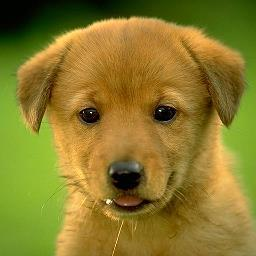
#> input picture Machine Learning/OpenAIAPI/image.jpg, 256 x 256 px, given in place of cctv_image.jpg, which was not available
$ jupyter execute 1__Procesamiento_con_OpenCV.ipynb   (text cells are left out)
#> lines starting #> are read from the running program, lines starting #| are printed output that depends on the picture; after the words box and inside, x2 and y2 are one past the last pixel; in counts of white or black regions, pixels touching at a corner belong together; pictures that were not available may be replaced by others from this repository, and a replacement may not be noted
[cell 1]
#!pip install opencv-python matplotlib

[cell 2]
import cv2
import matplotlib.pyplot as plt

[cell 3]
image_path = "./data/cctv_image.jpg"
image = cv2.imread(image_path)
#> image is the input picture: shape (256, 256, 3); mean B, G, R 42.4, 122.4, 137.1

[cell 4]
# Verificar si la imagen se cargó correctamente
if image is None:
    print("Error: No se pudo cargar la imagen. Verifica la ruta.")
else:
    # Convertir la imagen de BGR (formato OpenCV) a RGB (formato matplotlib)
    image_rgb = cv2.cvtColor(image, cv2.COLOR_BGR2RGB)

    # Mostrar la imagen usando matplotlib
    plt.figure(figsize=(8, 6))
    plt.imshow(image_rgb)
    plt.title("Imagen Capturada por CCTV")
    plt.axis("off")
    plt.show()

[cell 5]
# Abrir la cámara web
cap = cv2.VideoCapture(0)

if not cap.isOpened():
    print("Error: No se pudo abrir la cámara.")
else:
    while True:
        # Capturar frame por frame
        ret, frame = cap.read()
        if not ret:
            print("Error: No se pudo leer el frame.")
            break

        # Mostrar el frame en una ventana llamada 'Frame de CCTV'
        cv2.imshow("Frame de CCTV", frame)

        # Esperar 1 ms para detectar si se ha presionado la tecla 'q' para salir
        if cv2.waitKey(1) & 0xFF == ord('q'):
#> (key q is pressed here)
            break

    # Liberar el objeto de captura y cerrar todas las ventanas
    cap.release()
    cv2.destroyAllWindows()

[cell 6]
# Path video
path_video = "./data/store-aisle-detection.mp4"

# Cargar video
cap = cv2.VideoCapture(path_video)

if not cap.isOpened():
    print("Error: No se pudo abrir la cámara.")
else:
    while True:
        # Capturar frame por frame
        ret, frame = cap.read()
        if not ret:
            print("Error: No se pudo leer el frame.")
            break

        # Mostrar el frame en una ventana llamada 'Frame de CCTV'
        cv2.imshow("Frame de CCTV", frame)

        # Esperar 1 ms para detectar si se ha presionado la tecla 'q' para salir
        if cv2.waitKey(1) & 0xFF == ord('q'):
#> (key q is pressed here)
            break

    # Liberar el objeto de captura y cerrar todas las ventanas
    cap.release()
    cv2.destroyAllWindows()

[cell 7]
# Cargar la imagen de CCTV
image_path = "./data/cctv_image.jpg"
image = cv2.imread(image_path)
if image is None:
    print("Error: No se pudo cargar la imagen.")
    exit()

# Ajuste de brillo y contraste: new_image = image * alpha + beta
alpha = 1.2  # Factor de contraste (mayor a 1 aumenta contraste)
beta = 30    # Valor de brillo (positivo aumenta el brillo)
adjusted = cv2.convertScaleAbs(image, alpha=alpha, beta=beta)
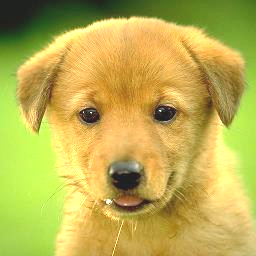
#> adjusted: shape (256, 256, 3); mean B, G, R 80.9, 176.5, 189.6

[cell 8]
# Convertir la imagen de BGR (formato OpenCV) a RGB (formato matplotlib)
adjusted = cv2.cvtColor(adjusted, cv2.COLOR_BGR2RGB)

# Mostrar la imagen usando matplotlib
plt.figure(figsize=(8, 6))
plt.imshow(adjusted)
plt.title("Imagen Capturada por CCTV con ajuste de brillo y contraste")
plt.axis("off")
plt.show()

[cell 9]
# Guardar imagen para comparar
output_file = "./data/cctv_image_con_correcciones.jpg"
cv2.imwrite(output_file, adjusted)
#> Out = True

[cell 10]
import numpy as np

[cell 11]
# Convertir la imagen ajustada a espacio HSV para modificar la saturación
hsv = cv2.cvtColor(adjusted, cv2.COLOR_BGR2HSV)
#> hsv: shape (256, 256, 3); mean H, S, V 92.2, 151.9, 201.7

[cell 12]
h, s, v = cv2.split(hsv)
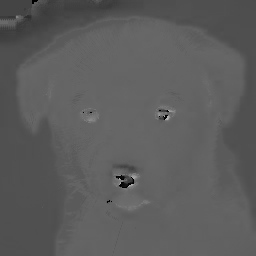
#> h: shape (256, 256); min 0, max 177, mean 92.2
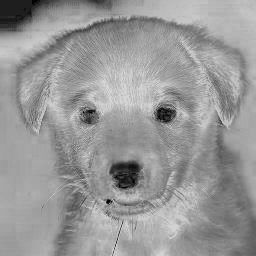
#> s: shape (256, 256); min 0, max 218, mean 151.9
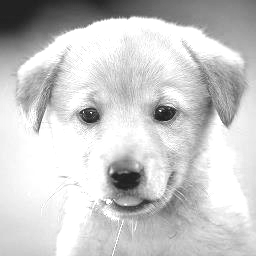
#> v: shape (256, 256); min 30, max 255, mean 201.7

# Aumentar la saturación
saturacion = 5

s = cv2.multiply(s, saturacion)
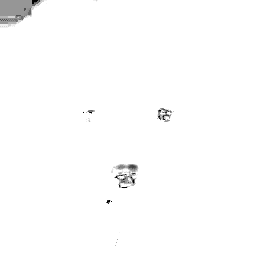
#> s: shape (256, 256); min 0, max 255, mean 252.9
s = np.clip(s, 0, 255).astype(np.uint8)
hsv_adjusted = cv2.merge([h, s, v])
#> hsv_adjusted: shape (256, 256, 3); mean H, S, V 92.2, 252.9, 201.7
color_corrected = cv2.cvtColor(hsv_adjusted, cv2.COLOR_HSV2BGR)
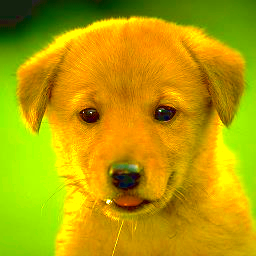
#> color_corrected: shape (256, 256, 3); mean R, G, B 182.5, 159.9, 0.5

[cell 13]
# Mostrar la imagen usando matplotlib
plt.figure(figsize=(8, 6))
plt.imshow(color_corrected)
plt.title("Imagen Capturada por CCTV con ajuste de saturación")
plt.axis("off")
plt.show()

[cell 14]
# Convertir la imagen de BGR (formato OpenCV) a RGB (formato matplotlib)
color_corrected = cv2.cvtColor(color_corrected, cv2.COLOR_BGR2RGB)

# Guardar imagen para comparar
output_file = "./data/cctv_image_con_ajuste_saturacion.jpg"
cv2.imwrite(output_file, color_corrected)
#> Out = True

[cell 15]
# Hacer una copia de una imagen ya cargada
annotated = image.copy()

# Dibujar una línea: desde (150,250) hasta (350,250) en azul BGR: (255, 0, 0) con grosor de línea 3 píxeles
cv2.line(annotated, (150, 250), (350, 250), (255, 0, 0), 3)
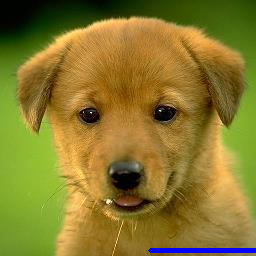
#> annotated: shape (256, 256, 3); 0.81% of pixels changed, all inside (x1, y1, x2, y2) = (148, 248, 256, 253)
# Dibujar un rectángulo: esquina superior izquierda (150, 300), inferior derecha (350,600) en verde BGR: (0, 255, 0)
cv2.rectangle(annotated, (150, 300), (350, 600), (0, 255, 0), 3)
# Escribir texto: 'Persona' en rojo BGR: (0, 0, 255), ubicado en (200,290)
cv2.putText(annotated, 'Persona', (200, 290), cv2.FONT_HERSHEY_SIMPLEX, 1, (0, 0, 255), 2)

[cell 16]
# Convertir de BGR a RGB para visualizar con matplotlib
image_rgb = cv2.cvtColor(image, cv2.COLOR_BGR2RGB)
adjusted_rgb = adjusted
color_corrected_rgb = cv2.cvtColor(color_corrected, cv2.COLOR_BGR2RGB)
annotated_rgb = cv2.cvtColor(annotated, cv2.COLOR_BGR2RGB)

plt.figure(figsize=(12, 8))
plt.subplot(2, 2, 1)
plt.imshow(image_rgb)
plt.title("Imagen Original")
plt.axis("off")

plt.subplot(2, 2, 2)
plt.imshow(adjusted_rgb)
plt.title("Brillo y Contraste Ajustados")
plt.axis("off")

plt.subplot(2, 2, 3)
plt.imshow(color_corrected_rgb)
plt.title("Corrección de Color (Saturación)")
plt.axis("off")

plt.subplot(2, 2, 4)
plt.imshow(annotated_rgb)
plt.title("Imagen Anotada")
plt.axis("off")

plt.tight_layout()
plt.show()
